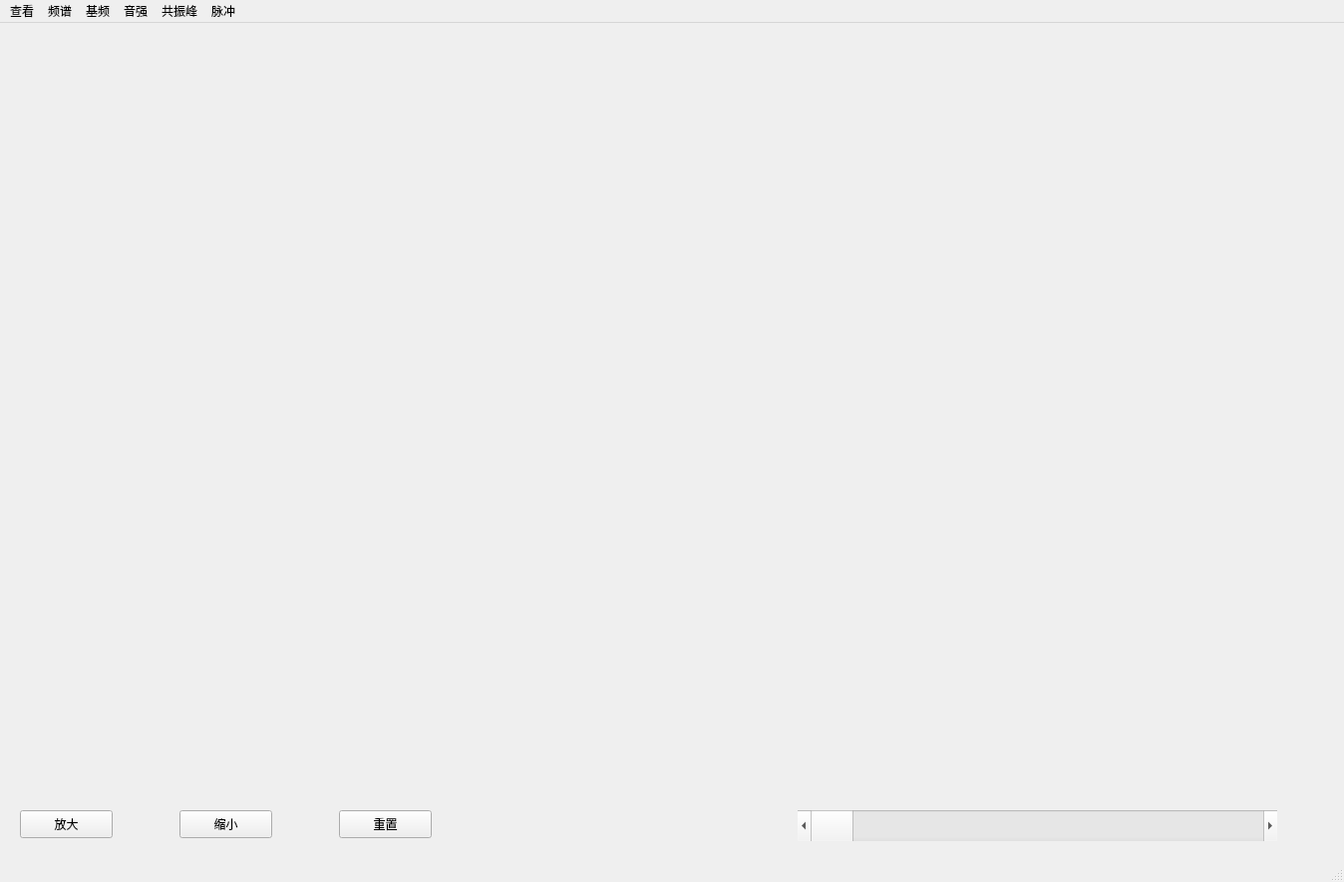
<?xml version="1.0" encoding="UTF-8"?>
<ui version="4.0">
 <class>Filter</class>
 <widget class="QMainWindow" name="Filter">
  <property name="geometry">
   <rect>
    <x>0</x>
    <y>0</y>
    <width>1348</width>
    <height>885</height>
   </rect>
  </property>
  <property name="windowTitle">
   <string>MainWindow</string>
  </property>
  <widget class="QWidget" name="centralwidget">
   <widget class="QPushButton" name="reset_but">
    <property name="geometry">
     <rect>
      <x>340</x>
      <y>790</y>
      <width>93</width>
      <height>28</height>
     </rect>
    </property>
    <property name="text">
     <string>重置</string>
    </property>
   </widget>
   <widget class="QScrollBar" name="horizontalScrollBar">
    <property name="geometry">
     <rect>
      <x>800</x>
      <y>790</y>
      <width>481</width>
      <height>31</height>
     </rect>
    </property>
    <property name="orientation">
     <enum>Qt::Horizontal</enum>
    </property>
   </widget>
   <widget class="QPushButton" name="zoomOut_but">
    <property name="geometry">
     <rect>
      <x>180</x>
      <y>790</y>
      <width>93</width>
      <height>28</height>
     </rect>
    </property>
    <property name="text">
     <string>缩小</string>
    </property>
   </widget>
   <widget class="QPushButton" name="zoomIn_but">
    <property name="geometry">
     <rect>
      <x>20</x>
      <y>790</y>
      <width>93</width>
      <height>28</height>
     </rect>
    </property>
    <property name="text">
     <string>放大</string>
    </property>
   </widget>
   <widget class="QWidget" name="waveform_wid_1" native="true">
    <property name="geometry">
     <rect>
      <x>10</x>
      <y>20</y>
      <width>1311</width>
      <height>241</height>
     </rect>
    </property>
   </widget>
   <widget class="QWidget" name="waveform_wid_2" native="true">
    <property name="geometry">
     <rect>
      <x>10</x>
      <y>270</y>
      <width>1311</width>
      <height>241</height>
     </rect>
    </property>
   </widget>
   <widget class="QWidget" name="waveform_wid_3" native="true">
    <property name="geometry">
     <rect>
      <x>10</x>
      <y>520</y>
      <width>1311</width>
      <height>241</height>
     </rect>
    </property>
   </widget>
  </widget>
  <widget class="QMenuBar" name="menubar">
   <property name="geometry">
    <rect>
     <x>0</x>
     <y>0</y>
     <width>1348</width>
     <height>26</height>
    </rect>
   </property>
   <widget class="QMenu" name="menuchakan">
    <property name="title">
     <string>查看</string>
    </property>
   </widget>
   <widget class="QMenu" name="menu">
    <property name="title">
     <string>频谱</string>
    </property>
    <addaction name="action"/>
    <addaction name="separator"/>
    <addaction name="action_3"/>
    <addaction name="action_4"/>
    <addaction name="action_5"/>
   </widget>
   <widget class="QMenu" name="menu_2">
    <property name="title">
     <string>基频</string>
    </property>
    <addaction name="action_6"/>
    <addaction name="separator"/>
    <addaction name="action_8"/>
    <addaction name="action_9"/>
    <addaction name="action_10"/>
    <addaction name="separator"/>
    <addaction name="action_12"/>
    <addaction name="action_13"/>
    <addaction name="action_14"/>
   </widget>
   <widget class="QMenu" name="menu_3">
    <property name="title">
     <string>共振峰</string>
    </property>
    <addaction name="action_15"/>
    <addaction name="separator"/>
    <addaction name="action_24"/>
    <addaction name="action_25"/>
    <addaction name="action_26"/>
    <addaction name="action_27"/>
    <addaction name="action_28"/>
    <addaction name="action_29"/>
    <addaction name="action_30"/>
    <addaction name="action_31"/>
    <addaction name="action_32"/>
    <addaction name="action_33"/>
    <addaction name="action_34"/>
    <addaction name="action_35"/>
   </widget>
   <widget class="QMenu" name="menu_4">
    <property name="title">
     <string>脉冲</string>
    </property>
    <addaction name="action_36"/>
    <addaction name="separator"/>
    <addaction name="action_38"/>
    <addaction name="action_39"/>
   </widget>
   <widget class="QMenu" name="menu_5">
    <property name="title">
     <string>音强</string>
    </property>
    <addaction name="action_17"/>
    <addaction name="separator"/>
    <addaction name="action_19"/>
    <addaction name="action_20"/>
    <addaction name="action_21"/>
    <addaction name="action_22"/>
    <addaction name="action_23"/>
   </widget>
   <addaction name="menuchakan"/>
   <addaction name="menu"/>
   <addaction name="menu_2"/>
   <addaction name="menu_5"/>
   <addaction name="menu_3"/>
   <addaction name="menu_4"/>
  </widget>
  <widget class="QStatusBar" name="statusbar"/>
  <action name="action">
   <property name="checkable">
    <bool>true</bool>
   </property>
   <property name="checked">
    <bool>false</bool>
   </property>
   <property name="text">
    <string>显示频谱</string>
   </property>
  </action>
  <action name="action_3">
   <property name="enabled">
    <bool>false</bool>
   </property>
   <property name="text">
    <string>查询:</string>
   </property>
  </action>
  <action name="action_4">
   <property name="text">
    <string>获取指针处频谱</string>
   </property>
  </action>
  <action name="action_5">
   <property name="text">
    <string>获取指针处频谱能量</string>
   </property>
  </action>
  <action name="action_6">
   <property name="checkable">
    <bool>true</bool>
   </property>
   <property name="checked">
    <bool>false</bool>
   </property>
   <property name="text">
    <string>显示基频</string>
   </property>
  </action>
  <action name="action_8">
   <property name="enabled">
    <bool>false</bool>
   </property>
   <property name="text">
    <string>查询：</string>
   </property>
  </action>
  <action name="action_9">
   <property name="text">
    <string>基频列表</string>
   </property>
  </action>
  <action name="action_10">
   <property name="text">
    <string>获取基频</string>
   </property>
  </action>
  <action name="action_12">
   <property name="enabled">
    <bool>false</bool>
   </property>
   <property name="text">
    <string>选择:</string>
   </property>
  </action>
  <action name="action_13">
   <property name="text">
    <string>定位指针到最小基频处</string>
   </property>
  </action>
  <action name="action_14">
   <property name="text">
    <string>定位指针到最大基频处</string>
   </property>
  </action>
  <action name="action_15">
   <property name="checkable">
    <bool>true</bool>
   </property>
   <property name="text">
    <string>显示共振峰</string>
   </property>
  </action>
  <action name="action_17">
   <property name="checkable">
    <bool>true</bool>
   </property>
   <property name="text">
    <string>显示音强</string>
   </property>
  </action>
  <action name="action_19">
   <property name="enabled">
    <bool>false</bool>
   </property>
   <property name="text">
    <string>查询：</string>
   </property>
  </action>
  <action name="action_20">
   <property name="text">
    <string>音强列表</string>
   </property>
  </action>
  <action name="action_21">
   <property name="text">
    <string>获取音强</string>
   </property>
  </action>
  <action name="action_22">
   <property name="text">
    <string>获取最小音强值</string>
   </property>
  </action>
  <action name="action_23">
   <property name="text">
    <string>获取最大音强值</string>
   </property>
  </action>
  <action name="action_24">
   <property name="enabled">
    <bool>false</bool>
   </property>
   <property name="text">
    <string>查询：</string>
   </property>
  </action>
  <action name="action_25">
   <property name="text">
    <string>共振峰列表</string>
   </property>
  </action>
  <action name="action_26">
   <property name="text">
    <string>获取第一共振峰</string>
   </property>
  </action>
  <action name="action_27">
   <property name="text">
    <string>获取第一频宽</string>
   </property>
  </action>
  <action name="action_28">
   <property name="text">
    <string>获取第二共振峰</string>
   </property>
  </action>
  <action name="action_29">
   <property name="text">
    <string>获取第二频宽</string>
   </property>
  </action>
  <action name="action_30">
   <property name="text">
    <string>获取第三共振峰</string>
   </property>
  </action>
  <action name="action_31">
   <property name="text">
    <string>获取第三频宽</string>
   </property>
  </action>
  <action name="action_32">
   <property name="text">
    <string>获取第四共振峰</string>
   </property>
  </action>
  <action name="action_33">
   <property name="text">
    <string>获取第四频宽</string>
   </property>
  </action>
  <action name="action_34">
   <property name="text">
    <string>获取共振峰</string>
   </property>
  </action>
  <action name="action_35">
   <property name="text">
    <string>获取频宽</string>
   </property>
  </action>
  <action name="action_36">
   <property name="checkable">
    <bool>true</bool>
   </property>
   <property name="enabled">
    <bool>false</bool>
   </property>
   <property name="text">
    <string>显示脉冲</string>
   </property>
  </action>
  <action name="action_38">
   <property name="text">
    <string>声音报告</string>
   </property>
  </action>
  <action name="action_39">
   <property name="text">
    <string>脉冲列表</string>
   </property>
  </action>
 </widget>
 <resources/>
 <connections/>
</ui>
